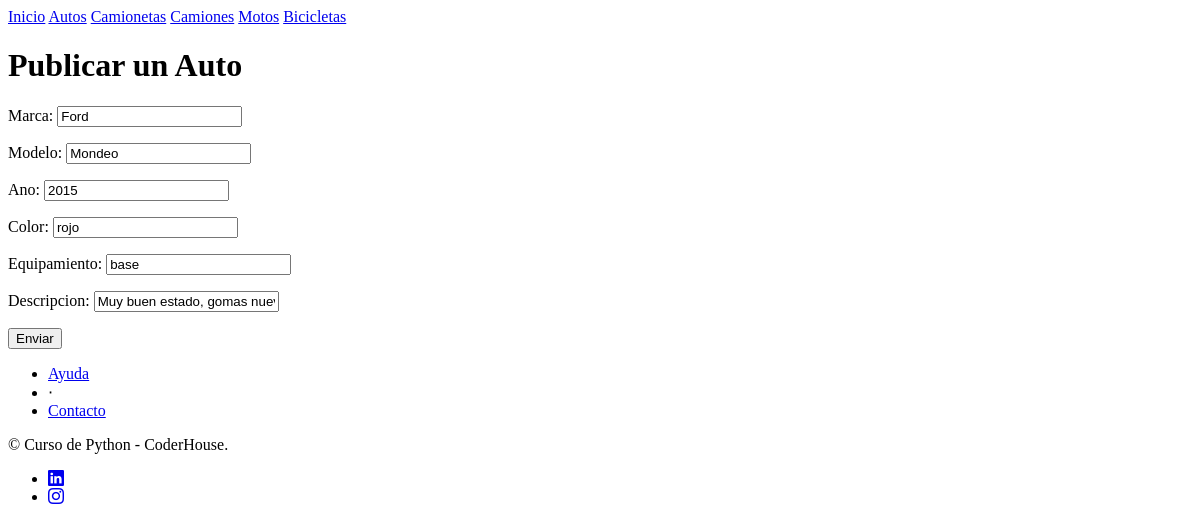
The page /listados/editar-autos/3/ on the database as committed earlier.
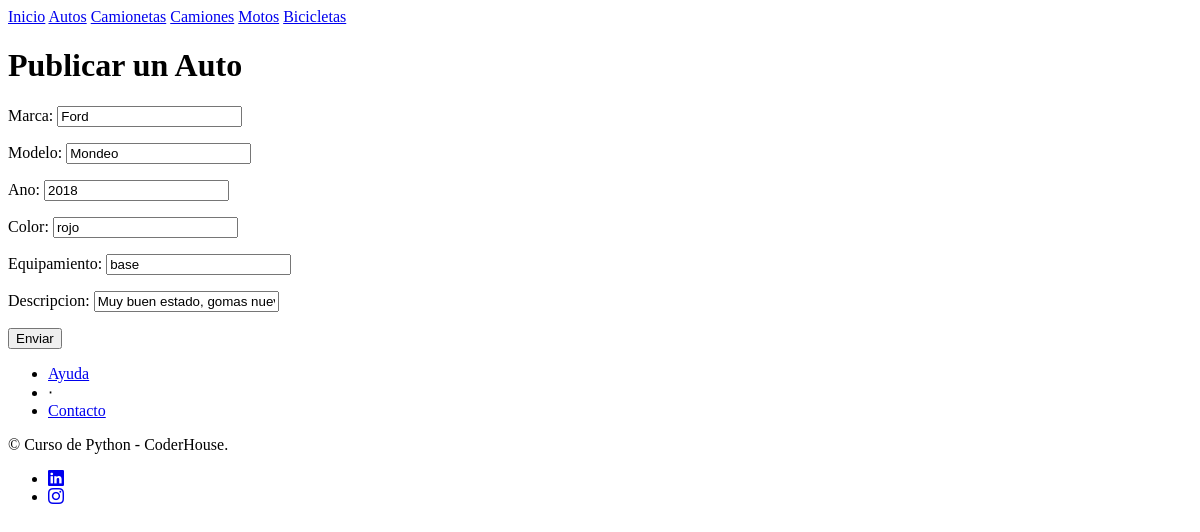
The same page on the database as committed later.
### app_preentrega/models.py (models this page shows, shortened)
class autos (models.Model):
    marca = models.CharField(max_length=50)
    modelo = models.CharField(max_length=50)
    ano = models.CharField(max_length=4)
    color = models.CharField(max_length=15)
    equipamiento = models.CharField(max_length=100)
    descripcion = models.CharField(max_length=200)

### app_preentrega/views.py (the view)
# urls.py: path('editar-autos/<int:id>/', editar_auto, name="editar_auto"),
def editar_auto (request, id):
    Vehiculo = autos.objects.get(id=id)
    if request.method == "POST":
        formulario = Formulario(request.POST)
        if formulario.is_valid():
            data = formulario.cleaned_data
            Vehiculo.marca = data ["marca"]
            Vehiculo.modelo = data ["modelo"]
            Vehiculo.ano = data ["ano"]
            Vehiculo.color = data ["color"]
            Vehiculo.equipamiento = data ["equipamiento"]
            Vehiculo.descripcion = data ["descripcion"]
            Vehiculo.save()
            url_exitosa = reverse('autos')
            return redirect(url_exitosa)
    else:
        inicial= {
            'marca' : Vehiculo.marca,
            'modelo' : Vehiculo.modelo,
            'ano' : Vehiculo.ano,
            'color' : Vehiculo.color,
            'equipamiento' : Vehiculo.equipamiento,
            'descripcion' : Vehiculo.descripcion
        }
        formulario = Formulario(initial=inicial)
    Http_response = render(
        request = request,
        template_name = 'pre_entrega/formulario_crear_auto.html',
        context={'formulario':formulario}
        )
    return Http_response

### app_preentrega/forms.py
class Formulario (forms.Form):
    marca = forms.CharField(required=True, max_length=50)
    modelo = forms.CharField(required=True, max_length=50)
    ano = forms.IntegerField(required=True, max_value=9999)
    color = forms.CharField(required=True, max_length=15)
    equipamiento = forms.CharField(required=True, max_length=100)
    descripcion = forms.CharField(required=True, max_length=200)

### app_preentrega/templates/pre_entrega/formulario_crear_auto.html (shortened to what this page needs)
{% extends "pre_entrega/base.html" %}
{% block contenido %}
<h1>Publicar un Auto</h1>
<form method="post">
     {{ formulario.as_p }}
     <input type="submit" value = "Enviar">
</form>
{% endblock contenido %}

Rows that differ between the two databases and show on the page:
changed autos "Ford": ano "2015" → "2018"
